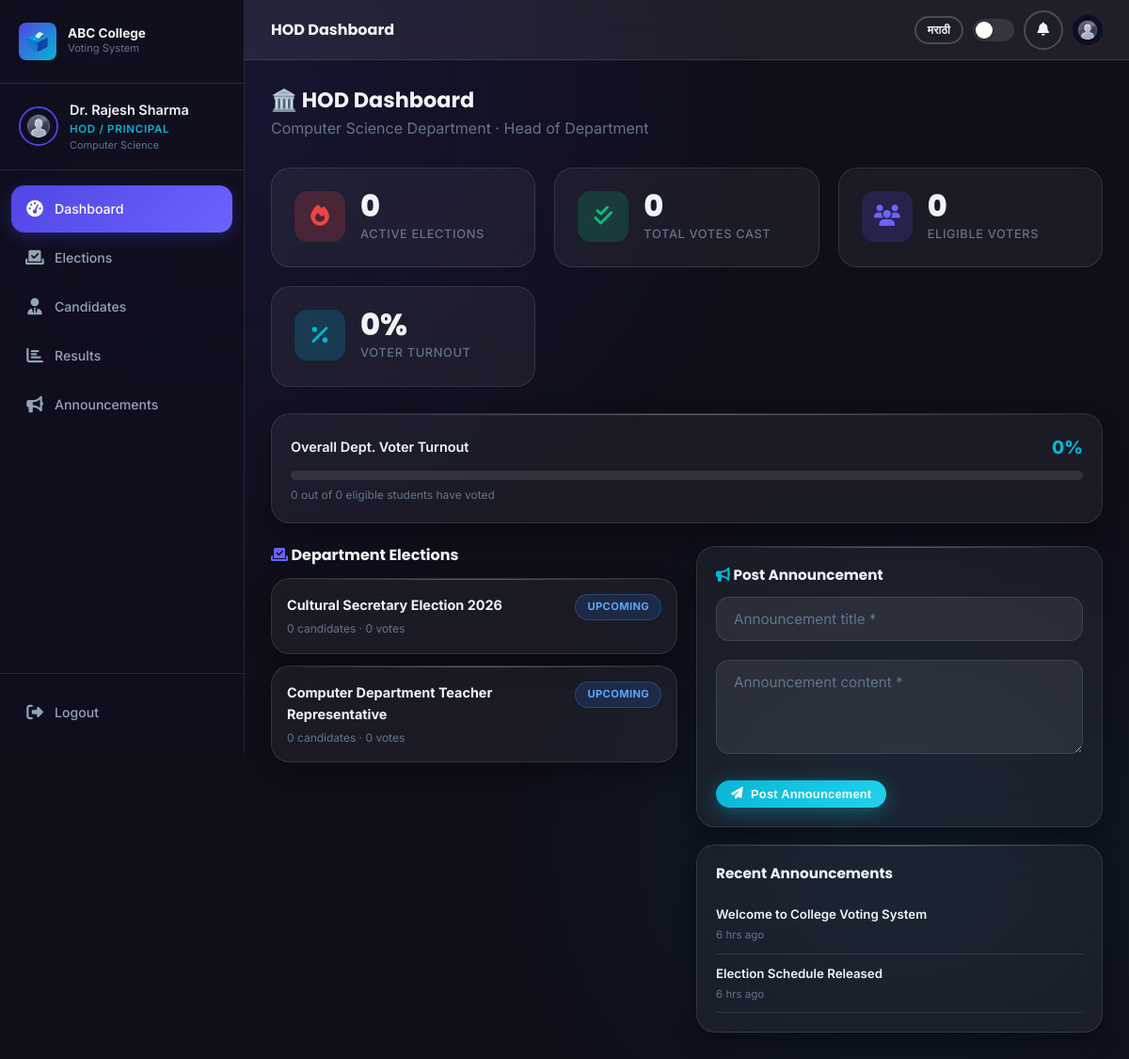
Screenshot of /hod/index.php (signed in) with the database file from the repository.
### tables this page shows
CREATE TABLE IF NOT EXISTS `hods` (
  `id` INT UNSIGNED NOT NULL AUTO_INCREMENT,
  `name` VARCHAR(150) NOT NULL,
  `email` VARCHAR(200) NOT NULL UNIQUE,
  `password` VARCHAR(255) NOT NULL,
  `teacher_id` VARCHAR(50) NOT NULL UNIQUE,
  `department_id` INT UNSIGNED NOT NULL,
  `designation` VARCHAR(100) DEFAULT 'HOD',
  `mobile` VARCHAR(15) DEFAULT NULL,
  `profile_photo` VARCHAR(255) DEFAULT 'default.png',
  `is_active` TINYINT(1) DEFAULT 1,
  `last_login` DATETIME DEFAULT NULL,
  `created_at` TIMESTAMP DEFAULT CURRENT_TIMESTAMP,
  PRIMARY KEY (`id`)
);

CREATE TABLE IF NOT EXISTS `departments` (
  `id` INT UNSIGNED NOT NULL AUTO_INCREMENT,
  `name` VARCHAR(150) NOT NULL,
  `code` VARCHAR(20) NOT NULL UNIQUE,
  `description` TEXT DEFAULT NULL,
  `is_active` TINYINT(1) DEFAULT 1,
  `created_at` TIMESTAMP DEFAULT CURRENT_TIMESTAMP,
  PRIMARY KEY (`id`)
);

CREATE TABLE IF NOT EXISTS `elections` (
  `id` INT UNSIGNED NOT NULL AUTO_INCREMENT,
  `title` VARCHAR(255) NOT NULL,
  `election_type` ENUM('student','teacher','hod','cr','cultural','sports','general') NOT NULL DEFAULT 'student',
  `department_id` INT UNSIGNED DEFAULT NULL COMMENT 'NULL = all departments',
  `description` TEXT DEFAULT NULL,
  `banner_image` VARCHAR(255) DEFAULT NULL,
  `start_datetime` DATETIME NOT NULL,
  `end_datetime` DATETIME NOT NULL,
  `status` ENUM('upcoming','active','frozen','completed','published') DEFAULT 'upcoming',
  `is_result_published` TINYINT(1) DEFAULT 0,
  `created_by` INT UNSIGNED DEFAULT NULL,
  `created_at` TIMESTAMP DEFAULT CURRENT_TIMESTAMP,
  `updated_at` TIMESTAMP DEFAULT CURRENT_TIMESTAMP ON UPDATE CURRENT_TIMESTAMP,
  PRIMARY KEY (`id`)
);

CREATE TABLE IF NOT EXISTS `announcements` (
  `id` INT UNSIGNED NOT NULL AUTO_INCREMENT,
  `title` VARCHAR(255) NOT NULL,
  `content` TEXT NOT NULL,
  `posted_by_role` ENUM('admin','hod') DEFAULT 'admin',
  `posted_by_id` INT UNSIGNED DEFAULT NULL,
  `department_id` INT UNSIGNED DEFAULT NULL COMMENT 'NULL = college-wide',
  `is_active` TINYINT(1) DEFAULT 1,
  `created_at` TIMESTAMP DEFAULT CURRENT_TIMESTAMP,
  PRIMARY KEY (`id`)
);

### includes/functions.php (called while the page is built, shortened)
<?php
function timeAgo($datetime) {
    $now = time();
    $diff = $now - strtotime($datetime);
    if ($diff < 86400) return floor($diff/3600) . ' hrs ago';
    return floor($diff/86400) . ' days ago';
}

### hod/index.php (the view, shortened to what this page needs)
<?php
require_once __DIR__ . '/../includes/functions.php';
require_once __DIR__ . '/../includes/auth.php';
$hod    = $pdo->prepare("SELECT h.*, d.name as dept_name FROM hods h LEFT JOIN departments d ON h.department_id=d.id WHERE h.id=?");
$hod->execute([$_SESSION['user_id']]);
$hod    = $hod->fetch();
$deptId = $hod['department_id'];
$elections = $pdo->prepare("
    SELECT e.*, COUNT(v.vote_id) as vote_count, COUNT(c.id) as candidate_count
    FROM elections e
    LEFT JOIN votes v ON v.election_id=e.id
    LEFT JOIN candidates c ON c.election_id=e.id AND c.status='approved'
    WHERE (e.department_id=? OR e.department_id IS NULL)
    GROUP BY e.id ORDER BY e.status='active' DESC, e.start_datetime DESC
");
$elections->execute([$deptId]);
$elections = $elections->fetchAll();
$totalEligible = $pdo->prepare("SELECT COUNT(*) FROM students WHERE department_id=? AND is_approved=1");
$totalEligible->execute([$deptId]);
$totalEligible = $totalEligible->fetchColumn();
$totalVotesCast = $pdo->prepare("SELECT COUNT(DISTINCT v.voter_id) FROM votes v JOIN elections e ON v.election_id=e.id WHERE e.department_id=? AND v.voter_type='student'");
$totalVotesCast->execute([$deptId]);
$totalVotesCast = $totalVotesCast->fetchColumn();
$turnout = $totalEligible > 0 ? round(($totalVotesCast/$totalEligible)*100,1) : 0;
$announcements = $pdo->prepare("SELECT * FROM announcements WHERE department_id=? OR department_id IS NULL ORDER BY created_at DESC LIMIT 5");
$announcements->execute([$deptId]);
$announcements = $announcements->fetchAll();
require_once __DIR__ . '/../includes/dashboard_header.php';
?>
<div style="margin-bottom:28px">
  <h2 style="font-size:1.4rem;margin-bottom:4px">🏛️ HOD Dashboard</h2>
  <p style="color:var(--text-muted)"><?= htmlspecialchars($hod['dept_name']) ?> Department · <?= htmlspecialchars($hod['designation']??'Head of Department') ?></p>
</div>
<div class="stats-grid" style="margin-bottom:28px">
  <?php
  $activeElections = count(array_filter($elections,fn($e)=>$e['status']==='active'));
  $totalVoters     = array_sum(array_column($elections,'vote_count'));
  ?>
  <div class="stat-card"><div class="stat-icon stat-icon-red"><i class="fas fa-fire"></i></div><div class="stat-info"><div class="stat-value"><?= $activeElections ?></div><div class="stat-label">Active Elections</div></div></div>
  <div class="stat-card"><div class="stat-icon stat-icon-green"><i class="fas fa-check-double"></i></div><div class="stat-info"><div class="stat-value"><?= $totalVoters ?></div><div class="stat-label">Total Votes Cast</div></div></div>
  <div class="stat-card"><div class="stat-icon stat-icon-blue"><i class="fas fa-users"></i></div><div class="stat-info"><div class="stat-value"><?= $totalEligible ?></div><div class="stat-label">Eligible Voters</div></div></div>
  <div class="stat-card"><div class="stat-icon stat-icon-cyan"><i class="fas fa-percent"></i></div><div class="stat-info"><div class="stat-value"><?= $turnout ?>%</div><div class="stat-label">Voter Turnout</div></div></div>
</div>
<div class="glass-card" style="padding:20px;margin-bottom:24px">
  <div style="display:flex;justify-content:space-between;align-items:center;margin-bottom:10px">
    <div style="font-weight:600;font-size:0.9rem">Overall Dept. Voter Turnout</div>
    <div style="font-size:1.2rem;font-weight:800;color:var(--accent)"><?= $turnout ?>%</div>
  </div>
  <div class="progress-bar-wrap" style="height:10px">
  </div>
  <div style="font-size:0.75rem;color:var(--text-muted);margin-top:6px"><?= $totalVotesCast ?> out of <?= $totalEligible ?> eligible students have voted</div>
</div>
<div class="grid-2" style="align-items:start">
  <div>
    <h3 style="font-size:1rem;margin-bottom:14px"><i class="fas fa-vote-yea" style="color:var(--primary-light)"></i> Department Elections</h3>
    <?php foreach ($elections as $e):
      $badge = ['active'=>'badge-success','upcoming'=>'badge-info','completed'=>'badge-default','published'=>'badge-purple','frozen'=>'badge-warning'][$e['status']] ?? 'badge-default';
    ?>
      <div class="glass-card" style="padding:16px;margin-bottom:12px">
        <div style="display:flex;align-items:flex-start;justify-content:space-between;gap:10px">
          <div>
            <div style="font-weight:700;font-size:0.9rem;margin-bottom:4px"><?= htmlspecialchars($e['title']) ?></div>
            <div style="font-size:0.75rem;color:var(--text-muted)"><?= $e['candidate_count'] ?> candidates · <?= $e['vote_count'] ?> votes</div>
          </div>
          <span class="badge <?= $badge ?>" style="font-size:0.7rem;flex-shrink:0"><?= ucfirst($e['status']) ?></span>
        </div>
      </div>
    <?php endforeach; ?>
  </div>
  <div>
    <div class="glass-card" style="padding:20px;margin-bottom:18px">
      <h4 style="font-size:0.95rem;margin-bottom:14px"><i class="fas fa-bullhorn" style="color:var(--accent)"></i> Post Announcement</h4>
      <form method="POST">
        <div class="form-group">
          <input type="text" name="ann_title" class="form-control" placeholder="Announcement title *" required>
        </div>
        <div class="form-group">
          <textarea name="ann_content" class="form-control" rows="3" placeholder="Announcement content *" required></textarea>
        </div>
        <button type="submit" class="btn btn-accent btn-sm"><i class="fas fa-paper-plane"></i> Post Announcement</button>
      </form>
    </div>
    <?php if (!empty($announcements)): ?>
    <div class="glass-card" style="padding:20px">
      <h4 style="font-size:0.95rem;margin-bottom:14px">Recent Announcements</h4>
      <?php foreach ($announcements as $a): ?>
        <div style="padding:10px 0;border-bottom:1px solid var(--border)">
          <div style="font-weight:600;font-size:0.83rem"><?= htmlspecialchars($a['title']) ?></div>
          <div style="font-size:0.72rem;color:var(--text-muted);margin-top:2px"><?= timeAgo($a['created_at']) ?></div>
        </div>
      <?php endforeach; ?>
    </div>
    <?php endif; ?>
  </div>
</div>
<?php require_once __DIR__ . '/../includes/dashboard_footer.php'; ?>

### rows the page displays
hods: department.name "Computer Science", designation "Head of Department"
elections: title "Cultural Secretary Election 2026", candidate_count "0", vote_count "0", status "UPCOMING"
elections: title "Computer Department Teacher Representative", candidate_count "0", vote_count "0", status "UPCOMING"
announcements: title "Welcome to College Voting System", created_at "6 hrs ago"
announcements: title "Election Schedule Released", created_at "6 hrs ago"

### other values shown
SITE_SHORT_NAME "ABC College"
$userName "Dr. Rajesh Sharma"
$roleLabel "HOD / PRINCIPAL"
$deptName "Computer Science"
$group['label'] "Dashboard"
$group['label'] "Elections"
$group['label'] "Candidates"
$group['label'] "Results"
$group['label'] "Announcements"
$pageTitle "HOD Dashboard"
$activeElections "0"
$totalVoters "0"
$totalEligible "0"
$turnout "0"
$totalVotesCast "0"
